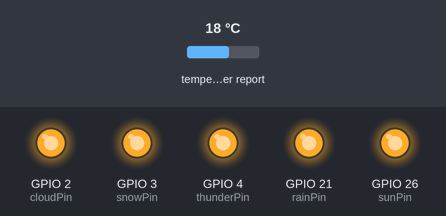
Recording of a program running on a simulated Raspberry Pi (BCM pin numbers). Shown: output pins drawn as LEDs (lit = HIGH). Inputs (shaded band) come from the test bench; at power-on: temperature in the web weather report 18 °C. The clock reads 2024-03-15 10:24:30 at power-on unless the program sets it; requests to the public web service named in the program get a made-up reply in its usual format after 0.4 s (London, UTC, broken clouds, 64 % humidity, 1013 hPa unless stated); what the program prints to the terminal is not drawn. At 0.4 s the program stops and its outputs stay as they are.

Above: at 0.2 s.
Timing chart, 0 to 1.9 s (numbered marks = the images above):
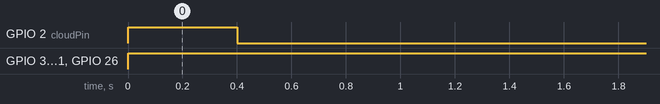

Measured:
- by itself, GPIO 2 (cloudPin): LOW → HIGH at 0.00 s, → LOW 0.40 s later
- by itself, GPIO 3 (snowPin), GPIO 4 (thunderPin), GPIO 21 (rainPin), GPIO 26 (sunPin): LOW → HIGH at 0.00 s

The program:

wetter.py
```python
import requests
import datetime
import RPi.GPIO as gpio

pins = {'thunderPin':4, 'snowPin':3, 'rainPin':21, 'cloudPin':2, 'sunPin':26}

gpio.setwarnings(False)
gpio.setmode(gpio.BCM)

for items in pins:
    gpio.setup(pins[items], gpio.OUT)
    gpio.output(pins[items], gpio.HIGH)

morgen = (datetime.date.today() + datetime.timedelta(days=1))

key = 'a692981e24ae119749b139717b70708b'
location = 'Ludwigshafen'
api_call = 'http://api.openweathermap.org/data/2.5/forecast?q='+location+',DE&APPID='+key

#print(api_call)

response = requests.get(api_call)
#print(response.status_code)
data = response.json()
#print(data)

for item in data['list']:
    if item["dt_txt"] == str(morgen)+' 15:00:00':
        weatherData = item

weatherID = weatherData['weather'][0]['id']
print(weatherID)

thunderstromList = [200, 201, 202, 210, 211, 212, 221, 230, 231, 232, 960]
rainList = [500, 501, 502, 503, 504, 511, 520, 521, 522, 531]
snowList = [600, 601, 602, 611, 612, 620, 621, 622]
rainAndSnowList = [615, 616]
clearList = [800]
cloudList = [802, 803, 804]
cloudAndSunList = [801]

if weatherID in cloudAndSunList:
    print('Sonne und Wolken')
    gpio.output(pins['sunPin'], gpio.LOW)
    gpio.output(pins['cloudPin'], gpio.LOW)

if weatherID in thunderstromList:
    print('Gewitter')
    gpio.output(pins['thunderPin'], gpio.LOW)
    gpio.output(pins['rainPin'], gpio.LOW)

if weatherID in rainList:
    print('Regen')
    gpio.output(pins['rainPin'], gpio.LOW)

if weatherID in snowList:
    print('Schnee')
    gpio.output(pins['snowPin'], gpio.LOW)

if weatherID in rainAndSnowList:
    print('Schneeregen')
    gpio.output(pins['rainPin'], gpio.LOW)
    gpio.output(pins['snowPin'], gpio.LOW)

if weatherID in clearList:
    gpio.output(pins['sunPin'], gpio.LOW)
    print('Klarer Himmel')

if weatherID in cloudList:
    print('Bewölkt')
    gpio.output(pins['cloudPin'], gpio.LOW)
```
